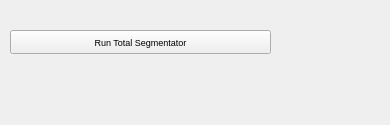
<?xml version="1.0" encoding="UTF-8"?>
<ui version="4.0">
 <class>IndexedOrgansPanelWidget</class>
 <widget class="QWidget" name="IndexedOrgansPanelWidget">
  <property name="geometry">
   <rect>
    <x>0</x>
    <y>0</y>
    <width>390</width>
    <height>125</height>
   </rect>
  </property>
  <property name="windowTitle">
   <string>Form</string>
  </property>
  <widget class="QPushButton" name="indexedOrgansStep1Button">
   <property name="geometry">
    <rect>
     <x>10</x>
     <y>30</y>
     <width>261</width>
     <height>24</height>
    </rect>
   </property>
   <property name="font">
    <font>
     <pointsize>7</pointsize>
    </font>
   </property>
   <property name="text">
    <string>Run Total Segmentator</string>
   </property>
  </widget>
 </widget>
 <resources/>
 <connections/>
</ui>
